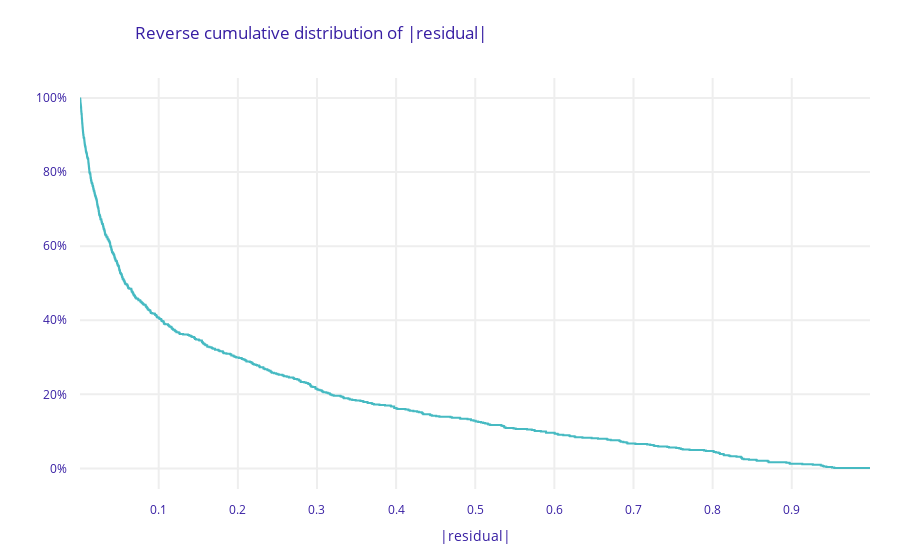

Notebook cell for this chart:
### Code cell
mp.plot()

### Figure 1 — Plotly figure (JSON) as saved in the notebook; plotly's stock layout.template omitted (floating-point values rounded to 4 significant figures; data arrays with more than 128 entries replaced by an {"elided": "..."} marker saying what was removed)
{"data": [{"line": {"shape": "hv"}, "marker": {"color": "#46bac2"}, "name": "XGBClassifier", "type": "scatter", "x": {"elided": "723 float values"}, "y": {"elided": "723 float values"}}], "layout": {"font": {"color": "#371ea3"}, "margin": {"b": 71, "r": 30, "t": 78}, "title": {"text": "Reverse cumulative distribution of |residual|", "x": 0.15}, "xaxis": {"automargin": true, "fixedrange": true, "gridwidth": 2, "tickcolor": "white", "ticklen": 10, "ticks": "outside", "title": {"text": "|residual|"}, "type": "linear", "zeroline": false}, "yaxis": {"automargin": true, "fixedrange": true, "gridwidth": 2, "tickcolor": "white", "tickformat": ",.0%", "ticklen": 10, "ticks": "outside", "type": "linear", "zeroline": false}}}
